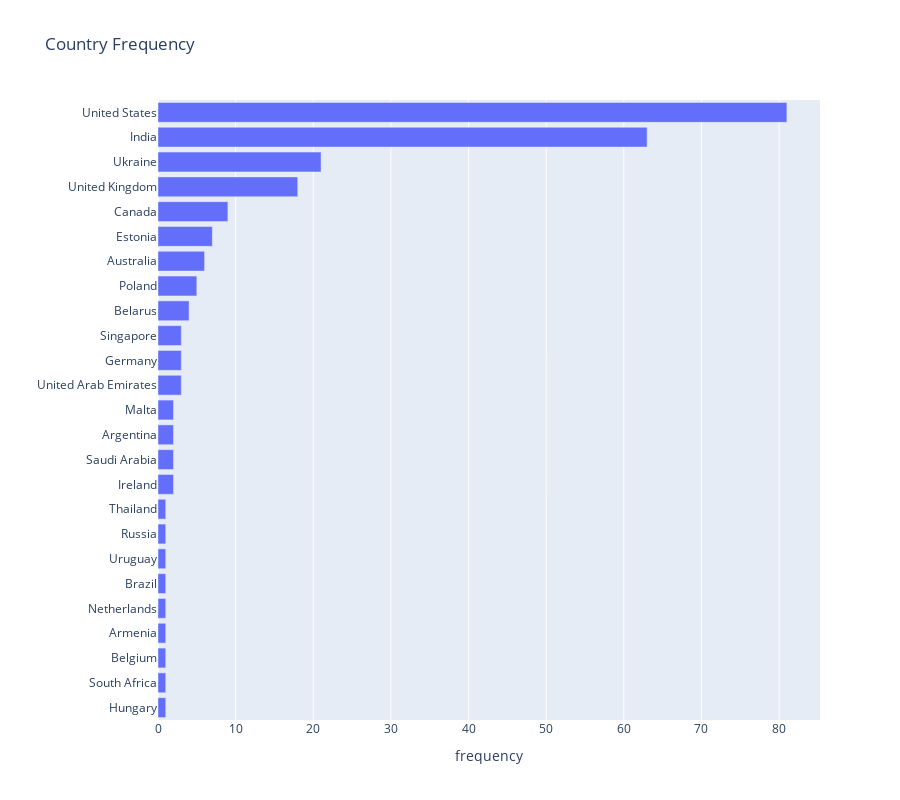

Notebook cell for this chart:
### Code cell
px.bar(y=locations.index, x=locations.values, width=900, height=800, 
       title= 'Country Frequency', labels={'y':'', 'x':'frequency'})

### Figure 1 — Plotly figure (JSON) as saved in the notebook; plotly's stock layout.template omitted (floating-point values rounded to 4 significant figures)
{"data": [{"alignmentgroup": "True", "hovertemplate": "frequency=%{x}<br>=%{y}<extra></extra>", "legendgroup": "", "marker": {"color": "#636efa", "pattern": {"shape": ""}}, "name": "", "offsetgroup": "", "orientation": "h", "showlegend": false, "textposition": "auto", "type": "bar", "x": [1, 1, 1, 1, 1, 1, 1, 1, 1, 2, 2, 2, 2, 3, 3, 3, 4, 5, 6, 7, 9, 18, 21, 63, 81], "xaxis": "x", "y": ["Hungary", "South Africa", "Belgium", "Armenia", "Netherlands", "Brazil", "Uruguay", "Russia", "Thailand", "Ireland", "Saudi Arabia", "Argentina", "Malta", "United Arab Emirates", "Germany", "Singapore", "Belarus", "Poland", "Australia", "Estonia", "Canada", "United Kingdom", "Ukraine", "India", "United States"], "yaxis": "y"}], "layout": {"barmode": "relative", "height": 800, "legend": {"tracegroupgap": 0}, "title": {"text": "Country Frequency"}, "width": 900, "xaxis": {"anchor": "y", "domain": [0, 1], "title": {"text": "frequency"}}, "yaxis": {"anchor": "x", "domain": [0, 1], "title": {"text": ""}}}}
